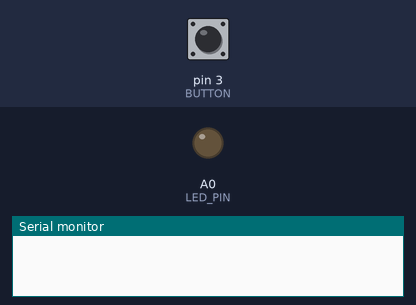
The sketch below on a simulated Arduino Uno, built with avr-gcc and run on an emulated ATmega328P. Shown: output pins drawn as LEDs (lit = HIGH), the last lines printed to the serial monitor. The inputs (shaded band) are chosen by the test bench; at power-on: pin 3 (BUTTON) HIGH.

Above: at 1.2 s.
1.3 s: pin 3 (BUTTON) pulled LOW for 0.15 s
At 2.4 s:
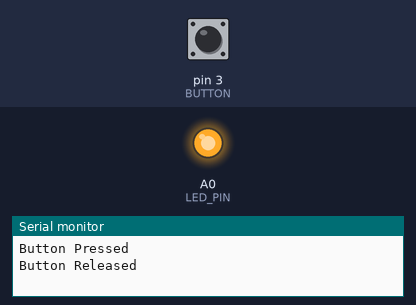
3.0 s: pin 3 (BUTTON) pulled LOW for 1 s
At 5.0 s:
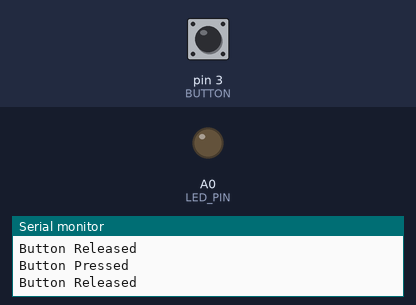
5.6 s: pin 3 (BUTTON) pulled LOW for 3.2 s
At 9.8 s:
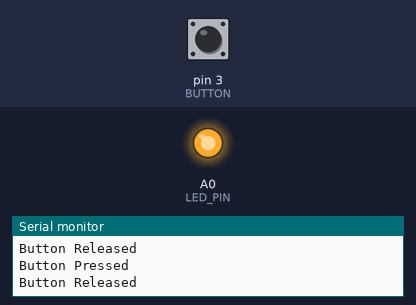
Timing chart, 0 to 11.3 s (numbered marks = the images above; inputs shaded):
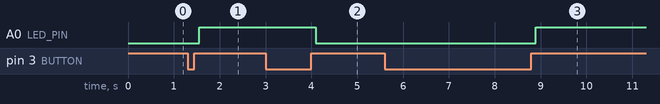

Measured:
- after the input at 1.3 s, A0 (LED_PIN): LOW → HIGH after 0.25 s
- after the input at 3.0 s, A0 (LED_PIN): HIGH → LOW after 1.1 s
- after the input at 5.6 s, A0 (LED_PIN): LOW → HIGH after 3.3 s

The sketch:

led.ino
```cpp
#define BUTTON 3
#define LED_PIN A0

bool button_state = false;
bool led_state = false;

void setup() {
  pinMode(BUTTON, INPUT_PULLUP);
  pinMode(LED_PIN, OUTPUT);
  Serial.begin(9600);
}

void loop() {
  bool button = !digitalRead(BUTTON);

  if (button == 1 && button_state == false) {
    button_state = true;
    Serial.println("Button Pressed");
    delay(100);
  } else if (button == 0 && button_state == true) {
    button_state = false;
    Serial.println("Button Released");
    led_state = !led_state;
    delay(100);
  }

  digitalWrite(LED_PIN, led_state);
}
```
